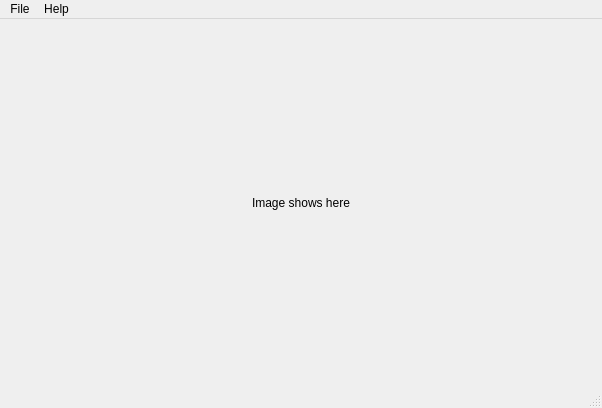
<?xml version="1.0" encoding="UTF-8"?>
<ui version="4.0">
 <class>MainWindow</class>
 <widget class="QMainWindow" name="MainWindow">
  <property name="geometry">
   <rect>
    <x>0</x>
    <y>0</y>
    <width>602</width>
    <height>408</height>
   </rect>
  </property>
  <property name="windowTitle">
   <string>MainWindow</string>
  </property>
  <widget class="QWidget" name="centralwidget">
   <layout class="QVBoxLayout" name="verticalLayout">
    <item>
     <widget class="QLabel" name="label">
      <property name="text">
       <string>Image shows here</string>
      </property>
      <property name="alignment">
       <set>Qt::AlignCenter</set>
      </property>
     </widget>
    </item>
   </layout>
  </widget>
  <widget class="QMenuBar" name="menubar">
   <property name="geometry">
    <rect>
     <x>0</x>
     <y>0</y>
     <width>602</width>
     <height>21</height>
    </rect>
   </property>
   <widget class="QMenu" name="menuFile">
    <property name="title">
     <string>File</string>
    </property>
    <addaction name="actionOpen"/>
   </widget>
   <widget class="QMenu" name="menuHelp">
    <property name="title">
     <string>Help</string>
    </property>
    <addaction name="actionAbout"/>
   </widget>
   <addaction name="menuFile"/>
   <addaction name="menuHelp"/>
  </widget>
  <widget class="QStatusBar" name="statusbar"/>
  <action name="actionLoad_Projections">
   <property name="text">
    <string>Load Projections</string>
   </property>
   <property name="shortcut">
    <string>Ctrl+O</string>
   </property>
   <property name="shortcutContext">
    <enum>Qt::WindowShortcut</enum>
   </property>
  </action>
  <action name="actionAbout">
   <property name="text">
    <string>About</string>
   </property>
  </action>
  <action name="actionOpen">
   <property name="text">
    <string>Open</string>
   </property>
  </action>
 </widget>
 <resources/>
 <connections/>
</ui>
